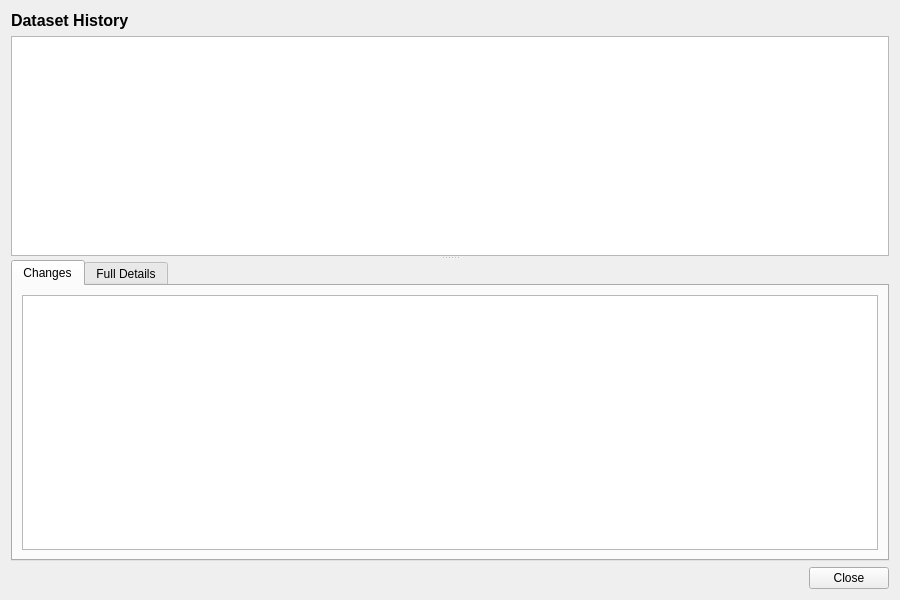
<?xml version="1.0" encoding="UTF-8"?>
<ui version="4.0">
 <class>DatasetHistoryDialog</class>
 <widget class="QWidget" name="DatasetHistoryDialog">
  <property name="geometry">
   <rect>
    <x>0</x>
    <y>0</y>
    <width>900</width>
    <height>600</height>
   </rect>
  </property>
  <property name="windowTitle">
   <string>Dataset History</string>
  </property>
  <layout class="QVBoxLayout" name="verticalLayout">
   <item>
    <widget class="QLabel" name="titleLabel">
     <property name="font">
      <font>
       <pointsize>12</pointsize>
       <bold>true</bold>
      </font>
     </property>
     <property name="text">
      <string>Dataset History</string>
     </property>
    </widget>
   </item>
   <item>
    <widget class="QSplitter" name="splitter">
     <property name="orientation">
      <enum>Qt::Vertical</enum>
     </property>
     <widget class="QTableWidget" name="versionListWidget">
      <property name="minimumHeight">
       <number>150</number>
      </property>
      <property name="maximumHeight">
       <number>250</number>
      </property>
      <property name="alternatingRowColors">
       <bool>true</bool>
      </property>
      <property name="editTriggers">
       <set>QAbstractItemView::NoEditTriggers</set>
      </property>
      <property name="selectionMode">
       <enum>QAbstractItemView::SingleSelection</enum>
      </property>
      <property name="selectionBehavior">
       <enum>QAbstractItemView::SelectRows</enum>
      </property>
     </widget>
     <widget class="QWidget" name="detailWidget">
      <layout class="QVBoxLayout" name="detailLayout">
       <property name="leftMargin">
        <number>0</number>
       </property>
       <property name="topMargin">
        <number>0</number>
       </property>
       <property name="rightMargin">
        <number>0</number>
       </property>
       <property name="bottomMargin">
        <number>0</number>
       </property>
       <item>
        <widget class="QTabWidget" name="tabWidget">
         <property name="currentIndex">
          <number>0</number>
         </property>
         <widget class="QWidget" name="changesTab">
          <attribute name="title">
           <string>Changes</string>
          </attribute>
          <layout class="QVBoxLayout" name="changesTabLayout">
           <item>
            <widget class="QTableWidget" name="changesTableWidget">
             <property name="editTriggers">
              <set>QAbstractItemView::NoEditTriggers</set>
             </property>
             <property name="alternatingRowColors">
              <bool>true</bool>
             </property>
             <property name="selectionMode">
              <enum>QAbstractItemView::SingleSelection</enum>
             </property>
             <property name="selectionBehavior">
              <enum>QAbstractItemView::SelectRows</enum>
             </property>
            </widget>
           </item>
          </layout>
         </widget>
         <widget class="QWidget" name="fullDetailsTab">
          <attribute name="title">
           <string>Full Details</string>
          </attribute>
          <layout class="QVBoxLayout" name="fullDetailsTabLayout">
           <item>
            <widget class="QScrollArea" name="scrollArea">
             <property name="widgetResizable">
              <bool>true</bool>
             </property>
             <widget class="QWidget" name="scrollAreaWidgetContents">
              <layout class="QFormLayout" name="formLayout">
               <item row="0" column="0">
                <widget class="QLabel" name="nameLabel">
                 <property name="text">
                  <string>Name:</string>
                 </property>
                </widget>
               </item>
               <item row="0" column="1">
                <widget class="QLabel" name="nameValue"/>
               </item>
               <item row="1" column="0">
                <widget class="QLabel" name="catalogLabel">
                 <property name="text">
                  <string>Catalog:</string>
                 </property>
                </widget>
               </item>
               <item row="1" column="1">
                <widget class="QLabel" name="catalogValue"/>
               </item>
               <item row="2" column="0">
                <widget class="QLabel" name="subjectAreaLabel">
                 <property name="text">
                  <string>Subject Area:</string>
                 </property>
                </widget>
               </item>
               <item row="2" column="1">
                <widget class="QLabel" name="subjectAreaValue"/>
               </item>
               <item row="3" column="0">
                <widget class="QLabel" name="domainLabel">
                 <property name="text">
                  <string>Domain:</string>
                 </property>
                </widget>
               </item>
               <item row="3" column="1">
                <widget class="QLabel" name="domainValue"/>
               </item>
               <item row="4" column="0">
                <widget class="QLabel" name="sourceSystemLabel">
                 <property name="text">
                  <string>Source System:</string>
                 </property>
                </widget>
               </item>
               <item row="4" column="1">
                <widget class="QLabel" name="sourceSystemValue"/>
               </item>
               <item row="5" column="0">
                <widget class="QLabel" name="descriptionLabel">
                 <property name="text">
                  <string>Description:</string>
                 </property>
                </widget>
               </item>
               <item row="5" column="1">
                <widget class="QLabel" name="descriptionValue">
                 <property name="wordWrap">
                  <bool>true</bool>
                 </property>
                </widget>
               </item>
               <item row="6" column="0">
                <widget class="QLabel" name="versionNumberLabel">
                 <property name="text">
                  <string>Version:</string>
                 </property>
                </widget>
               </item>
               <item row="6" column="1">
                <widget class="QLabel" name="versionNumberValue"/>
               </item>
               <item row="7" column="0">
                <widget class="QLabel" name="modifiedByLabel">
                 <property name="text">
                  <string>Modified By:</string>
                 </property>
                </widget>
               </item>
               <item row="7" column="1">
                <widget class="QLabel" name="modifiedByValue"/>
               </item>
               <item row="8" column="0">
                <widget class="QLabel" name="recordedAtLabel">
                 <property name="text">
                  <string>Recorded At:</string>
                 </property>
                </widget>
               </item>
               <item row="8" column="1">
                <widget class="QLabel" name="recordedAtValue"/>
               </item>
               <item row="9" column="0">
                <widget class="QLabel" name="changeCommentaryLabel">
                 <property name="text">
                  <string>Change Commentary:</string>
                 </property>
                </widget>
               </item>
               <item row="9" column="1">
                <widget class="QLabel" name="changeCommentaryValue">
                 <property name="wordWrap">
                  <bool>true</bool>
                 </property>
                </widget>
               </item>
              </layout>
             </widget>
            </widget>
           </item>
          </layout>
         </widget>
        </widget>
       </item>
      </layout>
     </widget>
    </widget>
   </item>
   <item>
    <layout class="QHBoxLayout" name="buttonLayout">
     <item>
      <spacer name="horizontalSpacer">
       <property name="orientation">
        <enum>Qt::Horizontal</enum>
       </property>
       <property name="sizeHint" stdset="0">
        <size><width>40</width><height>20</height></size>
       </property>
      </spacer>
     </item>
     <item>
      <widget class="QPushButton" name="closeButton">
       <property name="text">
        <string>Close</string>
       </property>
      </widget>
     </item>
    </layout>
   </item>
  </layout>
 </widget>
 <resources/>
 <connections/>
</ui>
